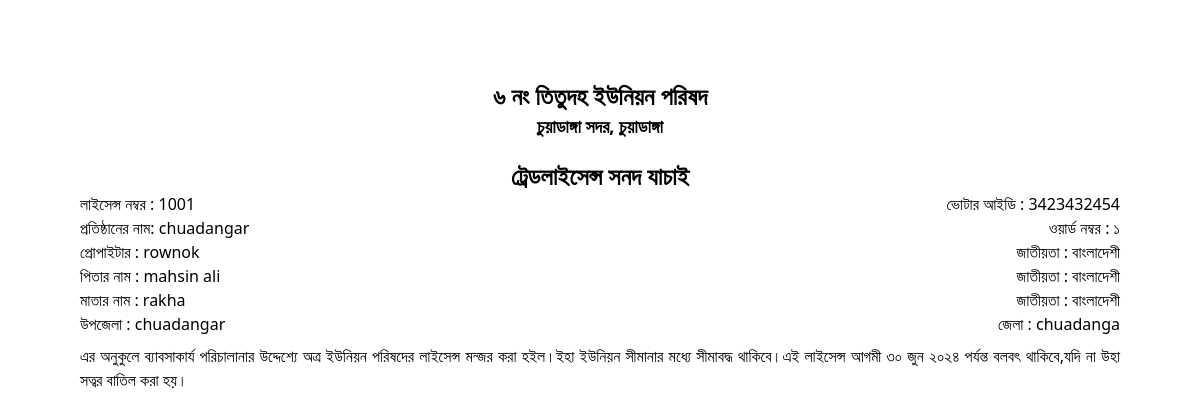
Screenshot of /tadejachaireport.php?id=1001 with the database file from the repository.
### tables this page shows
CREATE TABLE `tadeentry` (
  `id` int(11) NOT NULL,
  `licence_no` varchar(255) NOT NULL,
  `name` varchar(255) NOT NULL,
  `father_husband` varchar(255) NOT NULL,
  `mother_name` varchar(255) NOT NULL,
  `word` varchar(255) NOT NULL,
  `bplace` varchar(255) NOT NULL,
  `tradename` varchar(255) NOT NULL,
  `babshardhoron` varchar(255) NOT NULL,
  `kor` varchar(255) NOT NULL,
  `voterid` varchar(255) NOT NULL,
  `mobileno` varchar(255) NOT NULL,
  `upozela` varchar(255) NOT NULL,
  `zela` varchar(255) NOT NULL
);

### tadejachaireport.php (the view, shortened to what this page needs)
<?php
  include '_dbconnect.php';
  if (isset($_REQUEST['id'])) {
    $rid=$_REQUEST['id'];
    $query="SELECT * FROM `tadeentry` WHERE licence_no=$rid";
    $poriciti=mysqli_query($con,$query);
    $result=mysqli_fetch_array($poriciti);
}
?>
<!DOCTYPE html>
<html lang="en" dir="ltr">
<head>
    <script src="https://cdn.tailwindcss.com"></script>
</head>
<body class='bg-white mb-10'>
<div class='px-20 py-20 relative'>
    <p class="text-2xl text-center font-semibold">৬ নং তিতুদহ ইউনিয়ন পরিষদ </p>
    <p class="text-lg text-center font-semibold mb-5">চুয়াডাঙ্গা সদর, চুয়াডাঙ্গা</p>
    <p class="text-2xl text-center font-semibold">ট্রেডলাইসেন্স সনদ যাচাই</p>
<?php
                   $rid= $result['licence_no'];
                   $name= $result['name'];
                   $fathername= $result['father_husband'];
                   $mothername= $result['mother_name'];
                   $word= $result['word'];
                   $tradename= $result['tradename'];
                   $upozela= $result['upozela'];
                   $zela= $result['zela'];
                   $voterid= $result['voterid'];
                    ?>
              <div class="flex justify-between items-center">
<p class=''>লাইসেন্স নম্বর : <span><?= $rid ?></span></p>
<p>ভোটার আইডি : <span><?= $voterid ?></span> </p>
</div>
<div class="flex justify-between items-start">
<p>প্রতিষ্ঠানের নাম: <span><?= $tradename ?></span> </p>
<p class=''>ওয়ার্ড নম্বর : <span><?= $word ?></span></p>
</div>
<div class="flex justify-between items-start">
<p>প্রোপাইটার : <span><?= $name ?></span> </p>
<p>জাতীয়তা  : বাংলাদেশী </p>
</div>
<div class="flex justify-between items-start">
<p>পিতার নাম : <span><?= $fathername ?></span> </p>
<p>জাতীয়তা  : বাংলাদেশী </p>
</div>
<div class="flex justify-between items-start">
<p>মাতার নাম : <span><?= $mothername ?></span> </p>
<p>জাতীয়তা  : বাংলাদেশী </p>
</div>
<div class="flex justify-between items-start">
<p>উপজেলা  : <span><?= $upozela ?></span> </p>
<p>জেলা  : <span><?= $zela ?></span></p>
</div>
<p class="text-justify my-2">এর অনুকুলে
ব্যাবসাকার্য পরিচালানার উদ্দেশ্যে অত্র ইউনিয়ন পরিষদের লাইসেন্স মন্জর করা হইল।ইহা ইউনিয়ন সীমানার মধ্যে সীমাবদ্ধ থাকিবে।এই লাইসেন্স আগমী ৩০ জুন ২০২৪ পর্যন্ত বলবৎ থাকিবে,যদি না উহা সত্বর বাতিল করা হয়।
</p>
        </div>
</body>
</html>

### rows the page displays
tadeentry: licence_no "1001", voterid "3423432454", tradename "chuadangar", word "১", name "rownok", father_husband "mahsin ali", mother_name "rakha", upozela "chuadangar", zela "chuadanga"
